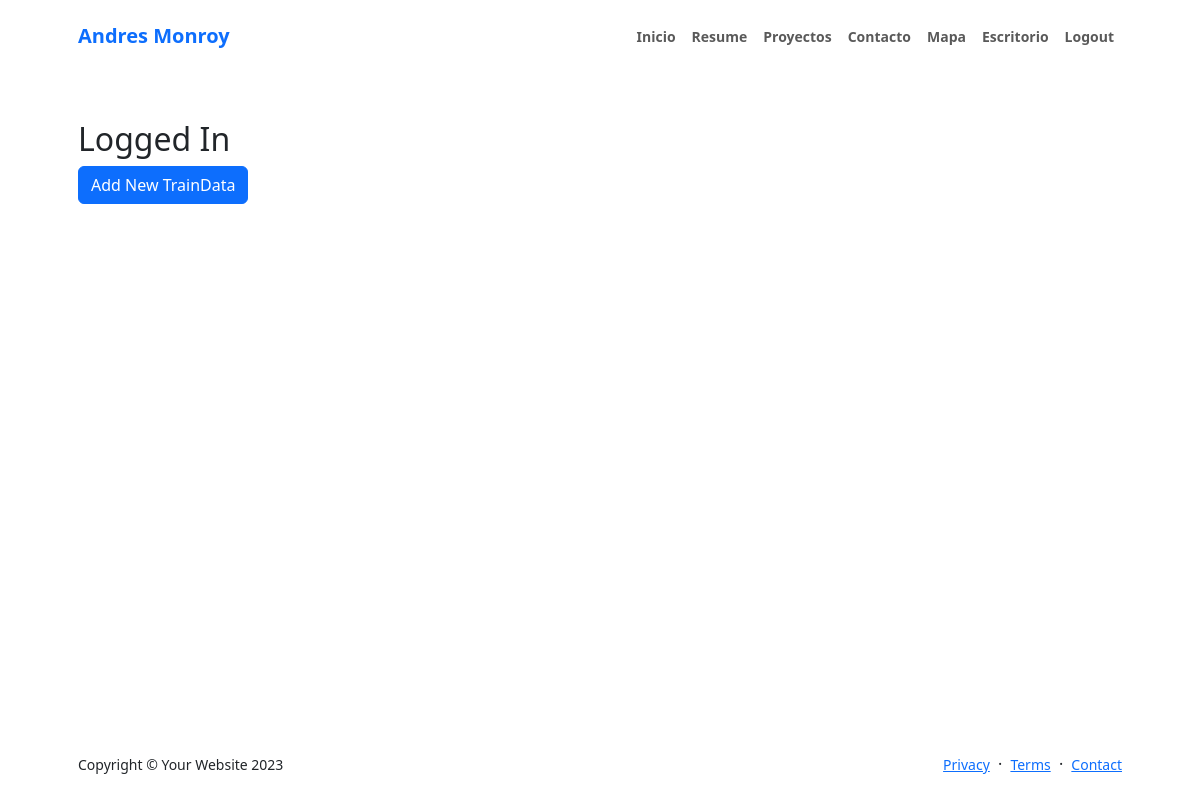
Page /dashboard/ (signed in) on the earlier database version.
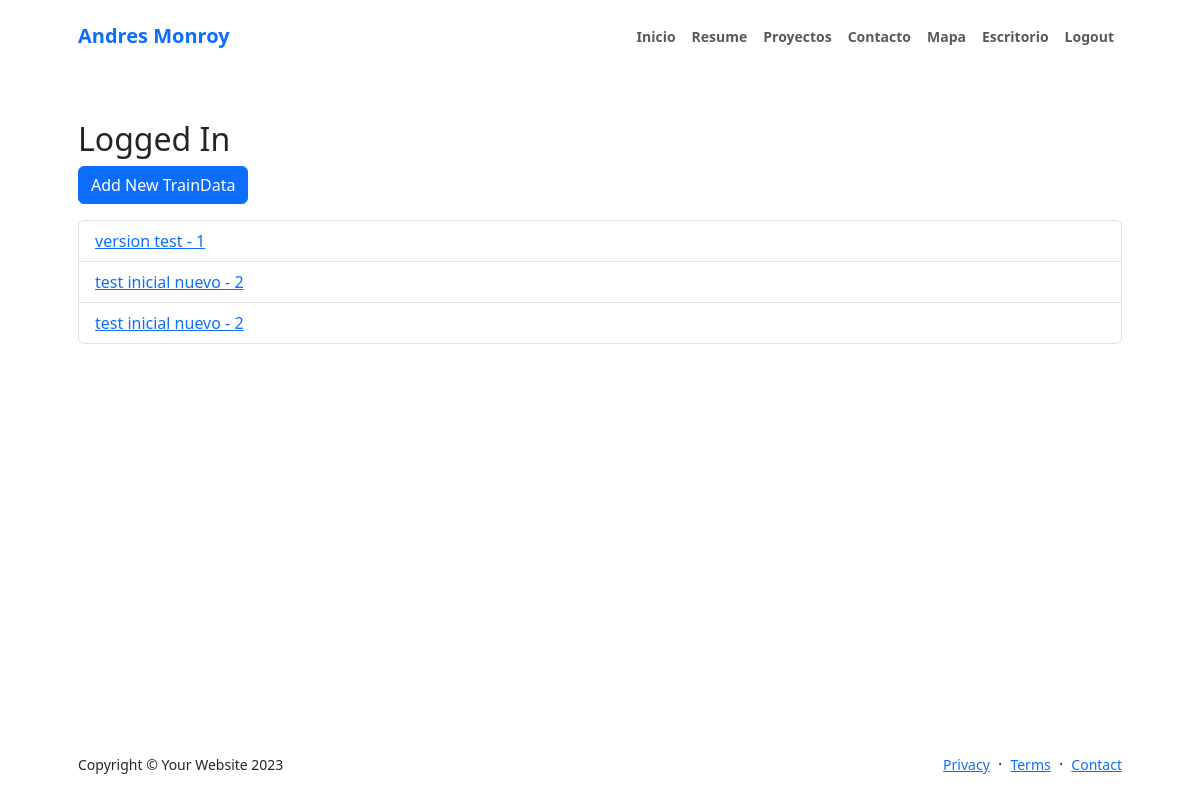
Same page on the later database version.
### apps/users/models.py (models this page shows, shortened)
class TrainVersion(models.Model):
    custom_name = models.CharField(max_length=90)
    version = models.CharField(max_length=100)
    created = models.DateTimeField(auto_now_add=True)
    last_update = models.DateTimeField(auto_now=True)
    trained = models.BooleanField(default=False)
    loss = models.FloatField(null=True, blank=True)  # New field to store the loss value

### apps/users/views.py (the view)
# urls.py: path('dashboard/', views.dashboard, name='dashboard'),
@login_required
def dashboard(request):
    train_versions = TrainVersion.objects.all()
    return render(request, 'dashboard.html', {'train_versions': train_versions})

### apps/users/templates/dashboard.html (shortened to what this page needs)
{% extends "layouts/base.html" %}
{% load static %}
{% block content %}
    <section class="py-5">
        <div class="container px-3 px-md-5">
            {% if user.is_authenticated %}
                <h2>Logged In</h2>
                <button id="newTrainDataModalButton" class="btn btn-primary">
                    Add New TrainData
                </button>
                <ul class="list-group mt-3">
                    {% for train_version in train_versions %}
                        <li class="list-group-item">
                            <a href="{% url 'train_version_detail' train_version_id=train_version.id %}">
                                {{ train_version.custom_name }} - {{ train_version.version }}
                            </a>
                        </li>
                    {% endfor %}
                </ul>
            {% else %}
                <p>Please log in to view this content.</p>
            {% endif %}
        </div>
    </section>
{% endblock %}

Differences in the rows shown:
added TrainVersion: custom_name "version test", version "1"
added TrainVersion: custom_name "test inicial nuevo", version "2"
added TrainVersion: custom_name "test inicial nuevo", version "2"
